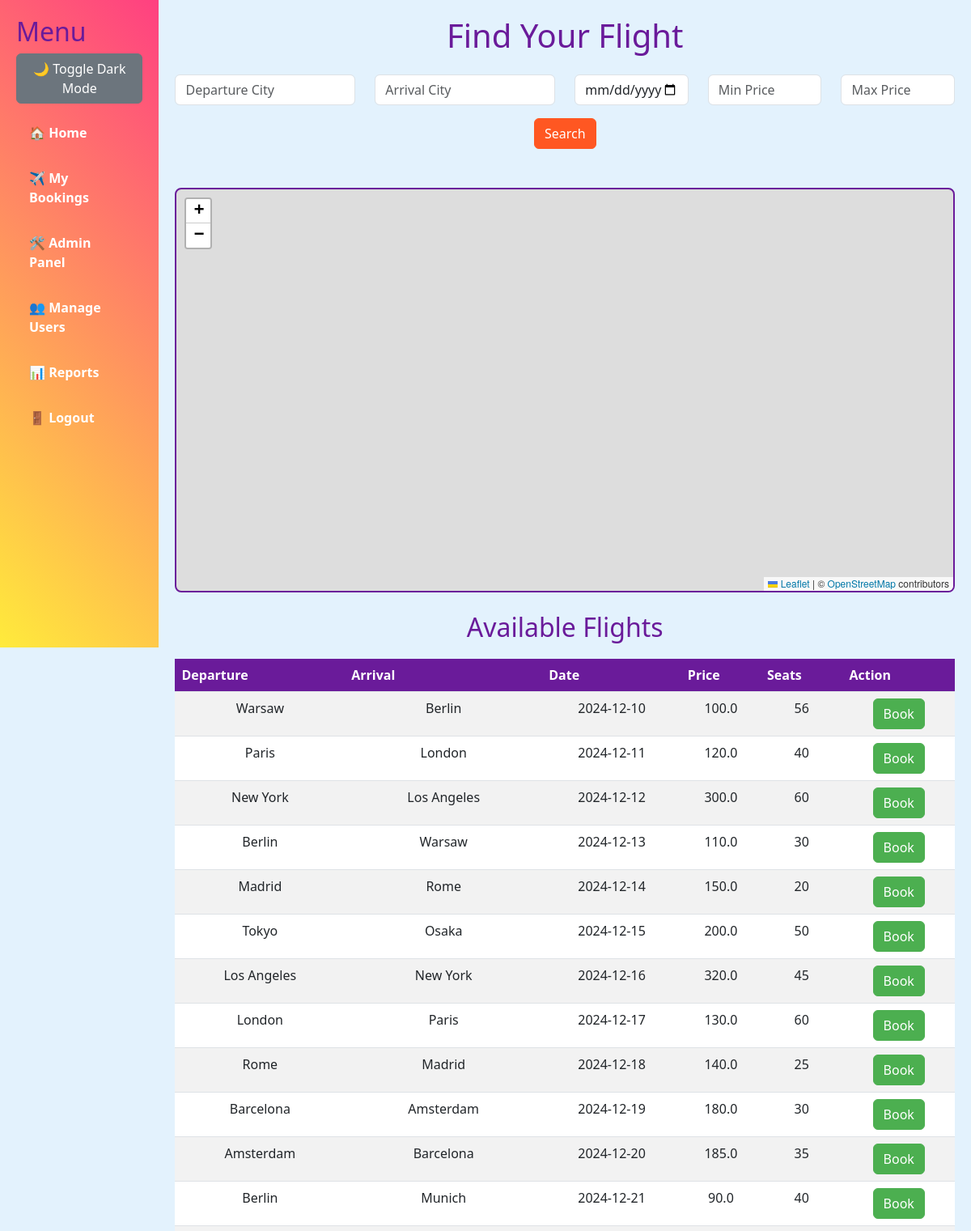
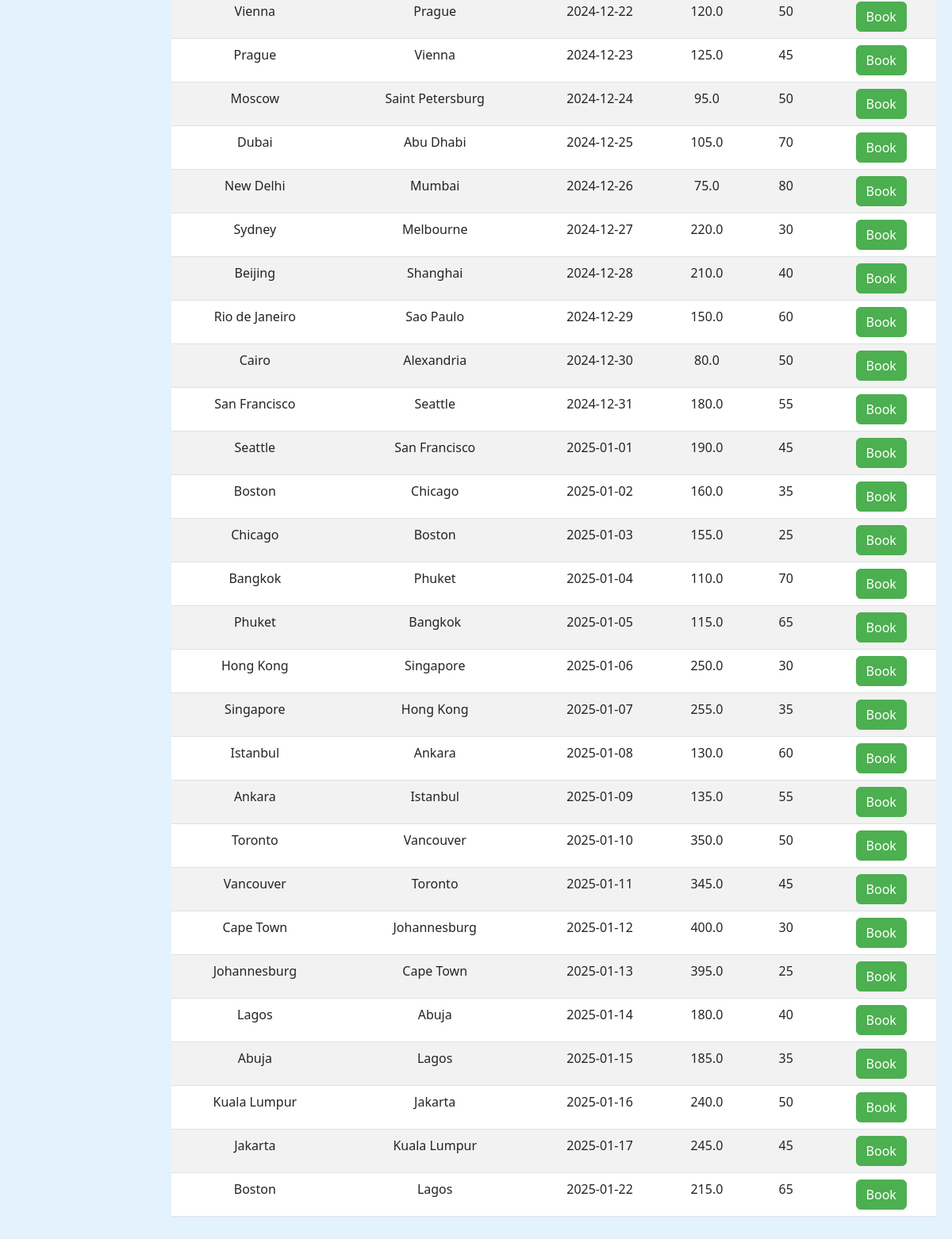
Screenshot of / (signed in) with the database file from the repository (2 pictures, top to bottom).
### app.py (models this page shows)
class Flight(db.Model):
    id = db.Column(db.Integer, primary_key=True)
    departure_city = db.Column(db.String(100), nullable=False)
    arrival_city = db.Column(db.String(100), nullable=False)
    date = db.Column(db.String(100), nullable=False)
    price = db.Column(db.Float, nullable=False)
    available_seats = db.Column(db.Integer, nullable=False)

### app.py (the view)
@app.route("/", methods=["GET", "POST"])
def index():
    if request.method == "POST":
        departure_city = request.form.get("departure_city")
        arrival_city = request.form.get("arrival_city")
        date = request.form.get("date")
        min_price = request.form.get("min_price")
        max_price = request.form.get("max_price")
        flights = Flight.query
        if departure_city:
            flights = flights.filter(Flight.departure_city.ilike(f"%{departure_city}%"))
        if arrival_city:
            flights = flights.filter(Flight.arrival_city.ilike(f"%{arrival_city}%"))
        if date:
            flights = flights.filter(Flight.date == date)
        if min_price:
            flights = flights.filter(Flight.price >= float(min_price))
        if max_price:
            flights = flights.filter(Flight.price <= float(max_price))
        flights = flights.all()
    else:
        flights = Flight.query.all()
    return render_template("index.html", flights=flights)

### app.py (called while the page is built)
@login_manager.user_loader
def load_user(user_id):
    return User.query.get(int(user_id))

    @property
    def is_active(self):
        return True

### templates/index.html
{% extends "base.html" %}
{% block content %}
<h1 class="text-center mb-4">Find Your Flight</h1>
<form method="POST" action="{{ url_for('index') }}" class="mb-5">
    <div class="row">
        <div class="col-md-3">
            <input type="text" class="form-control" name="departure_city" placeholder="Departure City">
        </div>
        <div class="col-md-3">
            <input type="text" class="form-control" name="arrival_city" placeholder="Arrival City">
        </div>
        <div class="col-md-2">
            <input type="date" class="form-control" name="date">
        </div>
        <div class="col-md-2">
            <input type="number" class="form-control" name="min_price" placeholder="Min Price">
        </div>
        <div class="col-md-2">
            <input type="number" class="form-control" name="max_price" placeholder="Max Price">
        </div>
    </div>
    <div class="text-center mt-3">
        <button type="submit" class="btn btn-primary">Search</button>
    </div>
</form>
<div id="map" style="height: 500px; width: 100%; margin-bottom: 20px;"></div>
<h2 class="text-center mt-4">Available Flights</h2>
<table class="table table-striped">
    <thead>
        <tr>
            <th>Departure</th>
            <th>Arrival</th>
            <th>Date</th>
            <th>Price</th>
            <th>Seats</th>
            <th>Action</th>
        </tr>
    </thead>
    <tbody>
        {% for flight in flights %}
        <tr
            class="flight-row"
            data-departure="{{ flight.departure_city }}"
            data-arrival="{{ flight.arrival_city }}">
            <td>{{ flight.departure_city }}</td>
            <td>{{ flight.arrival_city }}</td>
            <td>{{ flight.date }}</td>
            <td>{{ flight.price }}</td>
            <td>{{ flight.available_seats }}</td>
            <td>
                <a href="{{ url_for('book_flight', flight_id=flight.id) }}" class="btn btn-success">Book</a>
            </td>
        </tr>
        {% endfor %}
    </tbody>
</table>
{% endblock %}

### static/css/styles.css (style rules this page uses)
body { font-family: Arial, sans-serif; margin: 0; padding: 0; background-color: #f9f9f9; color: #333; }
#map { height: 500px; width: 100%; margin: 20px auto; border: 2px solid #6a1b9a; border-radius: 8px; }

### templates/base.html (style rules this page uses)
body { background-color: #e3f2fd; margin: 0; display: flex; transition: background-color 0.3s, color 0.3s; }
h1, h2, h3 { color: #6a1b9a; }
.btn-primary { background-color: #2196f3; border-color: #2196f3; }
.btn-success { background-color: #4caf50; border-color: #4caf50; }
table { width: 100%; background-color: #ffffff; border-collapse: collapse; margin-top: 20px; }
table th { background-color: #6a1b9a; color: white; padding: 10px; }
table tr:nth-child(even) { background-color: #f3e5f5; }
table tr:nth-child(odd) { background-color: #ede7f6; }
table td { padding: 10px; text-align: center; }
.table th { background-color: #6a1b9a; color: white; }
.btn-primary { background-color: #ff5722; border-color: #ff5722; }

### rows the page displays
Flight: departure_city "Warsaw", arrival_city "Berlin", date "2024-12-10", price "100.0", available_seats "56"
Flight: departure_city "Paris", arrival_city "London", date "2024-12-11", price "120.0", available_seats "40"
Flight: departure_city "New York", arrival_city "Los Angeles", date "2024-12-12", price "300.0", available_seats "60"
Flight: departure_city "Berlin", arrival_city "Warsaw", date "2024-12-13", price "110.0", available_seats "30"
Flight: departure_city "Madrid", arrival_city "Rome", date "2024-12-14", price "150.0", available_seats "20"
Flight: departure_city "Tokyo", arrival_city "Osaka", date "2024-12-15", price "200.0", available_seats "50"
Flight: departure_city "Los Angeles", arrival_city "New York", date "2024-12-16", price "320.0", available_seats "45"
Flight: departure_city "London", arrival_city "Paris", date "2024-12-17", price "130.0", available_seats "60"
Flight: departure_city "Rome", arrival_city "Madrid", date "2024-12-18", price "140.0", available_seats "25"
Flight: departure_city "Barcelona", arrival_city "Amsterdam", date "2024-12-19", price "180.0", available_seats "30"
Flight: departure_city "Amsterdam", arrival_city "Barcelona", date "2024-12-20", price "185.0", available_seats "35"
Flight: departure_city "Berlin", arrival_city "Munich", date "2024-12-21", price "90.0", available_seats "40"
Flight: departure_city "Vienna", arrival_city "Prague", date "2024-12-22", price "120.0", available_seats "50"
Flight: departure_city "Prague", arrival_city "Vienna", date "2024-12-23", price "125.0", available_seats "45"
Flight: departure_city "Moscow", arrival_city "Saint Petersburg", date "2024-12-24", price "95.0", available_seats "50"
Flight: departure_city "Dubai", arrival_city "Abu Dhabi", date "2024-12-25", price "105.0", available_seats "70"
Flight: departure_city "New Delhi", arrival_city "Mumbai", date "2024-12-26", price "75.0", available_seats "80"
Flight: departure_city "Sydney", arrival_city "Melbourne", date "2024-12-27", price "220.0", available_seats "30"
Flight: departure_city "Beijing", arrival_city "Shanghai", date "2024-12-28", price "210.0", available_seats "40"
Flight: departure_city "Rio de Janeiro", arrival_city "Sao Paulo", date "2024-12-29", price "150.0", available_seats "60"
Flight: departure_city "Cairo", arrival_city "Alexandria", date "2024-12-30", price "80.0", available_seats "50"
Flight: departure_city "San Francisco", arrival_city "Seattle", date "2024-12-31", price "180.0", available_seats "55"
Flight: departure_city "Seattle", arrival_city "San Francisco", date "2025-01-01", price "190.0", available_seats "45"
Flight: departure_city "Boston", arrival_city "Chicago", date "2025-01-02", price "160.0", available_seats "35"
Flight: departure_city "Chicago", arrival_city "Boston", date "2025-01-03", price "155.0", available_seats "25"
Flight: departure_city "Bangkok", arrival_city "Phuket", date "2025-01-04", price "110.0", available_seats "70"
Flight: departure_city "Phuket", arrival_city "Bangkok", date "2025-01-05", price "115.0", available_seats "65"
Flight: departure_city "Hong Kong", arrival_city "Singapore", date "2025-01-06", price "250.0", available_seats "30"
Flight: departure_city "Singapore", arrival_city "Hong Kong", date "2025-01-07", price "255.0", available_seats "35"
Flight: departure_city "Istanbul", arrival_city "Ankara", date "2025-01-08", price "130.0", available_seats "60"
Flight: departure_city "Ankara", arrival_city "Istanbul", date "2025-01-09", price "135.0", available_seats "55"
Flight: departure_city "Toronto", arrival_city "Vancouver", date "2025-01-10", price "350.0", available_seats "50"
Flight: departure_city "Vancouver", arrival_city "Toronto", date "2025-01-11", price "345.0", available_seats "45"
Flight: departure_city "Cape Town", arrival_city "Johannesburg", date "2025-01-12", price "400.0", available_seats "30"
Flight: departure_city "Johannesburg", arrival_city "Cape Town", date "2025-01-13", price "395.0", available_seats "25"
Flight: departure_city "Lagos", arrival_city "Abuja", date "2025-01-14", price "180.0", available_seats "40"
Flight: departure_city "Abuja", arrival_city "Lagos", date "2025-01-15", price "185.0", available_seats "35"
Flight: departure_city "Kuala Lumpur", arrival_city "Jakarta", date "2025-01-16", price "240.0", available_seats "50"
Flight: departure_city "Jakarta", arrival_city "Kuala Lumpur", date "2025-01-17", price "245.0", available_seats "45"
Flight: departure_city "Boston", arrival_city "Lagos", date "2025-01-22", price "215.0", available_seats "65"
